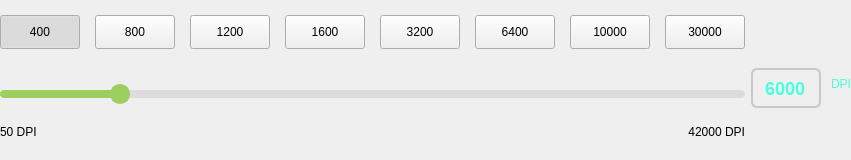
            <widget class="QFrame" name="frameYDPI">
             <property name="minimumSize">
              <size>
               <width>0</width>
               <height>160</height>
              </size>
             </property>
             <property name="maximumSize">
              <size>
               <width>16777215</width>
               <height>160</height>
              </size>
             </property>
             <layout class="QGridLayout" name="gridLayout_2" rowstretch="1,0,0" columnstretch="1,0">
              <property name="leftMargin">
               <number>0</number>
              </property>
              <property name="topMargin">
               <number>0</number>
              </property>
              <property name="rightMargin">
               <number>0</number>
              </property>
              <property name="bottomMargin">
               <number>0</number>
              </property>
              <property name="horizontalSpacing">
               <number>6</number>
              </property>
              <property name="verticalSpacing">
               <number>0</number>
              </property>
              <item row="1" column="1">
               <layout class="QHBoxLayout" name="horizontalLayout_7">
                <property name="spacing">
                 <number>10</number>
                </property>
                <property name="topMargin">
                 <number>0</number>
                </property>
                <item>
                 <widget class="QLineEdit" name="lineEditValueY">
                  <property name="sizePolicy">
                   <sizepolicy hsizetype="Fixed" vsizetype="Fixed">
                    <horstretch>0</horstretch>
                    <verstretch>0</verstretch>
                   </sizepolicy>
                  </property>
                  <property name="minimumSize">
                   <size>
                    <width>70</width>
                    <height>40</height>
                   </size>
                  </property>
                  <property name="maximumSize">
                   <size>
                    <width>70</width>
                    <height>32</height>
                   </size>
                  </property>
                  <property name="styleSheet">
                   <string notr="true">QLineEdit {
    border:2px solid #C8C8C8;
    border-radius:6px;
    background-color:transparent;
    min-height:36px;
	color:#48FFDE;
	font-size:18px;
	font-weight:500;
	text-align:center;
}</string>
                  </property>
                  <property name="text">
                   <string notr="true">6000</string>
                  </property>
                  <property name="alignment">
                   <set>Qt::AlignmentFlag::AlignCenter</set>
                  </property>
                 </widget>
                </item>
                <item>
                 <widget class="QLabel" name="label_7">
                  <property name="styleSheet">
                   <string notr="true">QLabel{color:#48FFDE}</string>
                  </property>
                  <property name="text">
                   <string notr="true">DPI</string>
                  </property>
                  <property name="alignment">
                   <set>Qt::AlignmentFlag::AlignLeading|Qt::AlignmentFlag::AlignLeft|Qt::AlignmentFlag::AlignVCenter</set>
                  </property>
                 </widget>
                </item>
               </layout>
              </item>
              <item row="1" column="0">
               <widget class="CustumSlider" name="horizontalSliderY">
                <property name="styleSheet">
                 <string notr="true">        QSlider { border-radius: 10px; height: 24px;  padding-top:20px;margin-bottom:0px;}
        QSlider::groove:horizontal { height: 8px; background: #DCDCDC; border-radius: 4px; }
        QSlider::sub-page:horizontal { background: qlineargradient(spread:pad, x1:0, y1:0, x2:1, y2:0, stop:0 #9ECE60, stop:1 #9ECE60);  border-radius: 4px; }
        QSlider::sub-page:horizontal:disabled { background: qlineargradient(spread:pad, x1:0, y1:0, x2:1, y2:0, stop:0 white, stop:1 #B3B3B3);  border-radius: 4px; }
        QSlider::handle:horizontal:disabled { border: 2px solid #B3B3B3; }
        QSlider::handle:horizontal {
            width: 16px;
            height: 12px;
            margin: -6px 0;
            border-radius: 10px;
            background: #9ECE60;
            border: 2px solid #9ECE60; }</string>
                </property>
                <property name="minimum">
                 <number>50</number>
                </property>
                <property name="maximum">
                 <number>42000</number>
                </property>
                <property name="singleStep">
                 <number>50</number>
                </property>
                <property name="pageStep">
                 <number>50</number>
                </property>
                <property name="value">
                 <number>6400</number>
                </property>
                <property name="orientation">
                 <enum>Qt::Orientation::Horizontal</enum>
                </property>
               </widget>
              </item>
              <item row="0" column="0">
               <layout class="QHBoxLayout" name="horizontalLayout_9">
                <property name="spacing">
                 <number>15</number>
                </property>
                <item>
                 <widget class="QPushButton" name="pushButtonY0">
                  <property name="minimumSize">
                   <size>
                    <width>0</width>
                    <height>34</height>
                   </size>
                  </property>
                  <property name="maximumSize">
                   <size>
                    <width>16777215</width>
                    <height>32</height>
                   </size>
                  </property>
                  <property name="cursor">
                   <cursorShape>PointingHandCursor</cursorShape>
                  </property>
                  <property name="text">
                   <string notr="true">400</string>
                  </property>
                  <property name="checkable">
                   <bool>true</bool>
                  </property>
                  <property name="checked">
                   <bool>true</bool>
                  </property>
                  <attribute name="buttonGroup">
                   <string notr="true">buttonGroupY</string>
                  </attribute>
                 </widget>
                </item>
                <item>
                 <widget class="QPushButton" name="pushButtonY1">
                  <property name="minimumSize">
                   <size>
                    <width>0</width>
                    <height>34</height>
                   </size>
                  </property>
                  <property name="maximumSize">
                   <size>
                    <width>16777215</width>
                    <height>32</height>
                   </size>
                  </property>
                  <property name="cursor">
                   <cursorShape>PointingHandCursor</cursorShape>
                  </property>
                  <property name="text">
                   <string notr="true">800</string>
                  </property>
                  <property name="checkable">
                   <bool>true</bool>
                  </property>
                  <attribute name="buttonGroup">
                   <string notr="true">buttonGroupY</string>
                  </attribute>
                 </widget>
                </item>
                <item>
                 <widget class="QPushButton" name="pushButtonY2">
                  <property name="minimumSize">
                   <size>
                    <width>0</width>
                    <height>34</height>
                   </size>
                  </property>
                  <property name="maximumSize">
                   <size>
                    <width>16777215</width>
                    <height>32</height>
                   </size>
                  </property>
                  <property name="cursor">
                   <cursorShape>PointingHandCursor</cursorShape>
                  </property>
                  <property name="text">
                   <string notr="true">1200</string>
                  </property>
                  <property name="checkable">
                   <bool>true</bool>
                  </property>
                  <attribute name="buttonGroup">
                   <string notr="true">buttonGroupY</string>
                  </attribute>
                 </widget>
                </item>
                <item>
                 <widget class="QPushButton" name="pushButtonY3">
                  <property name="minimumSize">
                   <size>
                    <width>0</width>
                    <height>34</height>
                   </size>
                  </property>
                  <property name="maximumSize">
                   <size>
                    <width>16777215</width>
                    <height>32</height>
                   </size>
                  </property>
                  <property name="cursor">
                   <cursorShape>PointingHandCursor</cursorShape>
                  </property>
                  <property name="text">
                   <string notr="true">1600</string>
                  </property>
                  <property name="checkable">
                   <bool>true</bool>
                  </property>
                  <attribute name="buttonGroup">
                   <string notr="true">buttonGroupY</string>
                  </attribute>
                 </widget>
                </item>
                <item>
                 <widget class="QPushButton" name="pushButtonY4">
                  <property name="minimumSize">
                   <size>
                    <width>0</width>
                    <height>34</height>
                   </size>
                  </property>
                  <property name="maximumSize">
                   <size>
                    <width>16777215</width>
                    <height>32</height>
                   </size>
                  </property>
                  <property name="cursor">
                   <cursorShape>PointingHandCursor</cursorShape>
                  </property>
                  <property name="text">
                   <string notr="true">3200</string>
                  </property>
                  <property name="checkable">
                   <bool>true</bool>
                  </property>
                  <attribute name="buttonGroup">
                   <string notr="true">buttonGroupY</string>
                  </attribute>
                 </widget>
                </item>
                <item>
                 <widget class="QPushButton" name="pushButtonY5">
                  <property name="minimumSize">
                   <size>
                    <width>0</width>
                    <height>34</height>
                   </size>
                  </property>
                  <property name="maximumSize">
                   <size>
                    <width>16777215</width>
                    <height>32</height>
                   </size>
                  </property>
                  <property name="cursor">
                   <cursorShape>PointingHandCursor</cursorShape>
                  </property>
                  <property name="text">
                   <string notr="true">6400</string>
                  </property>
                  <property name="checkable">
                   <bool>true</bool>
                  </property>
                  <attribute name="buttonGroup">
                   <string notr="true">buttonGroupY</string>
                  </attribute>
                 </widget>
                </item>
                <item>
                 <widget class="QPushButton" name="pushButtonY6">
                  <property name="minimumSize">
                   <size>
                    <width>0</width>
                    <height>34</height>
                   </size>
                  </property>
                  <property name="maximumSize">
                   <size>
                    <width>16777215</width>
                    <height>32</height>
                   </size>
                  </property>
                  <property name="cursor">
                   <cursorShape>PointingHandCursor</cursorShape>
                  </property>
                  <property name="text">
                   <string notr="true">10000</string>
                  </property>
                  <property name="checkable">
                   <bool>true</bool>
                  </property>
                  <attribute name="buttonGroup">
                   <string notr="true">buttonGroupY</string>
                  </attribute>
                 </widget>
                </item>
                <item>
                 <widget class="QPushButton" name="pushButtonY7">
                  <property name="minimumSize">
                   <size>
                    <width>0</width>
                    <height>34</height>
                   </size>
                  </property>
                  <property name="maximumSize">
                   <size>
                    <width>16777215</width>
                    <height>32</height>
                   </size>
                  </property>
                  <property name="cursor">
                   <cursorShape>PointingHandCursor</cursorShape>
                  </property>
                  <property name="text">
                   <string notr="true">30000</string>
                  </property>
                  <property name="checkable">
                   <bool>true</bool>
                  </property>
                  <attribute name="buttonGroup">
                   <string notr="true">buttonGroupY</string>
                  </attribute>
                 </widget>
                </item>
               </layout>
              </item>
              <item row="2" column="0">
               <widget class="QFrame" name="frameFlagY">
                <property name="minimumSize">
                 <size>
                  <width>0</width>
                  <height>24</height>
                 </size>
                </property>
                <property name="maximumSize">
                 <size>
                  <width>16777215</width>
                  <height>24</height>
                 </size>
                </property>
                <layout class="QHBoxLayout" name="horizontalLayout_8">
                 <property name="leftMargin">
                  <number>0</number>
                 </property>
                 <property name="topMargin">
                  <number>0</number>
                 </property>
                 <property name="rightMargin">
                  <number>0</number>
                 </property>
                 <property name="bottomMargin">
                  <number>0</number>
                 </property>
                 <item>
                  <widget class="QLabel" name="label_YMin">
                   <property name="minimumSize">
                    <size>
                     <width>0</width>
                     <height>24</height>
                    </size>
                   </property>
                   <property name="maximumSize">
                    <size>
                     <width>16777215</width>
                     <height>24</height>
                    </size>
                   </property>
                   <property name="text">
                    <string notr="true">50 DPI</string>
                   </property>
                   <property name="alignment">
                    <set>Qt::AlignmentFlag::AlignLeading|Qt::AlignmentFlag::AlignLeft|Qt::AlignmentFlag::AlignVCenter</set>
                   </property>
                  </widget>
                 </item>
                 <item>
                  <widget class="QLabel" name="label_YMax">
                   <property name="text">
                    <string notr="true">42000 DPI</string>
                   </property>
                   <property name="alignment">
                    <set>Qt::AlignmentFlag::AlignRight|Qt::AlignmentFlag::AlignTrailing|Qt::AlignmentFlag::AlignVCenter</set>
                   </property>
                  </widget>
                 </item>
                </layout>
               </widget>
              </item>
             </layout>
            </widget>
